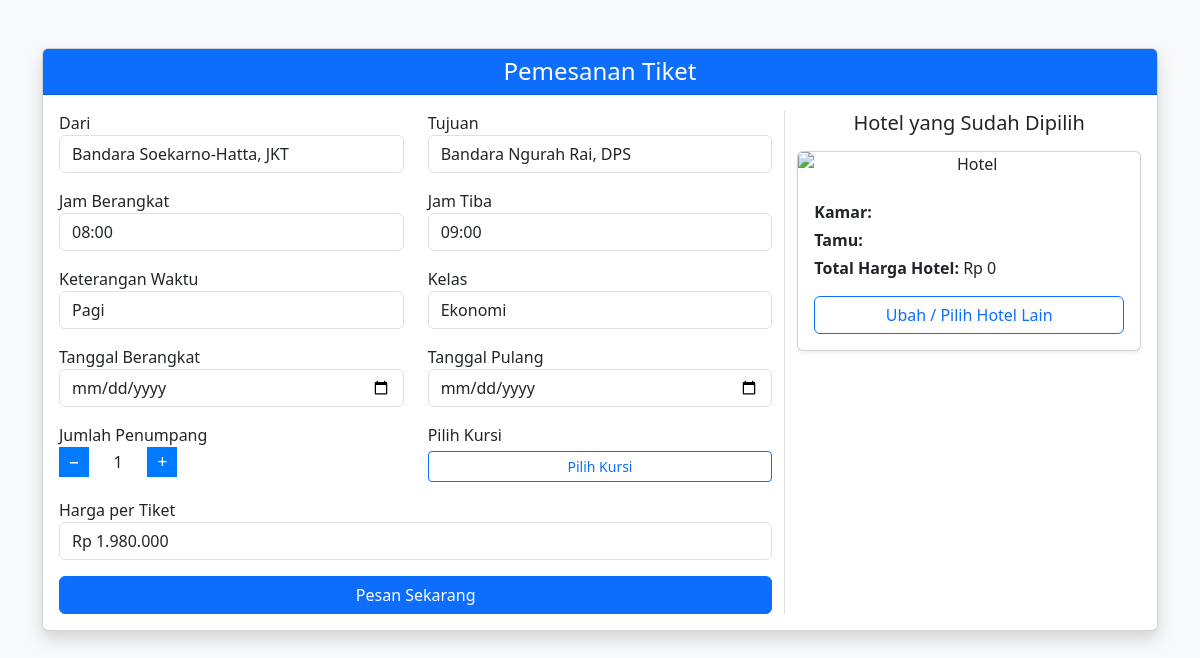
/sistem-garuda/umum/tiket.php?kode=GA224433, run on the app's committed database.
### tables this page shows
CREATE TABLE `list_tiket` (
  `id` int(11) NOT NULL,
  `kode` varchar(20) DEFAULT NULL,
  `asal` varchar(100) DEFAULT NULL,
  `tujuan` varchar(100) DEFAULT NULL,
  `jam_berangkat` time DEFAULT NULL,
  `jam_tiba` time DEFAULT NULL,
  `harga` int(11) DEFAULT NULL,
  `keterangan_waktu` varchar(50) DEFAULT NULL,
  `kelas` varchar(50) DEFAULT NULL,
  `kode_promo` varchar(100) DEFAULT NULL,
  `jumlah_kursi` int(11) DEFAULT 20
);

CREATE TABLE `promo` (
  `id` int(11) NOT NULL,
  `kode` varchar(100) NOT NULL,
  `diskon_persen` int(11) NOT NULL
);

CREATE TABLE `pemesanan` (
  `id` int(11) NOT NULL,
  `kode_tiket` varchar(100) NOT NULL,
  `kode_hotel` varchar(100) DEFAULT NULL,
  `id_tiket` int(11) NOT NULL,
  `asal` varchar(100) DEFAULT NULL,
  `tujuan` varchar(100) DEFAULT NULL,
  `tanggal_berangkat` date DEFAULT NULL,
  `tanggal_pulang` date DEFAULT NULL,
  `kelas` varchar(50) DEFAULT NULL,
  `kursi` varchar(100) DEFAULT NULL,
  `jumlah_penumpang` int(11) DEFAULT NULL,
  `harga` int(11) DEFAULT NULL,
  `nama_hotel` varchar(100) DEFAULT NULL,
  `nama_kamar` varchar(100) DEFAULT NULL,
  `jumlah_tamu` int(11) DEFAULT NULL,
  `harga_hotel` int(11) DEFAULT NULL,
  `created_at` timestamp NOT NULL DEFAULT current_timestamp(),
  `jam_keberangkatan` varchar(20) DEFAULT NULL,
  `jam_tiba` varchar(20) DEFAULT NULL
);

### sistem-garuda/umum/tiket.php (the view, shortened to what this page needs)
<?php
$koneksi = new mysqli("localhost", "root", "", "sistem_garuda");
if (isset($_GET['kode'])) {
    $kode = $_GET['kode'];
} elseif (isset($_SESSION['kode_tiket'])) {
    $kode = $_SESSION['kode_tiket'];
} else {
    die("ID tiket tidak ditemukan di URL atau session.");
}
$stmt = $koneksi->prepare("
  SELECT l.*, p.diskon_persen
  FROM list_tiket l
  LEFT JOIN promo p ON l.kode_promo = p.kode
  WHERE l.kode = ?
");
$stmt->bind_param("s", $kode);
$stmt->execute();
$result = $stmt->get_result();
$tiket = $result->fetch_assoc();
$hargaPromo = isset($tiket['diskon_persen']) && is_numeric($tiket['diskon_persen'])
    ? $tiket['harga'] - ($tiket['harga'] * $tiket['diskon_persen'] / 100)
    : null;
$hotelData = null;
if (!isset($_SESSION['hotel_selected'])) {
    $q2 = $koneksi->prepare("SELECT nama_hotel, nama_kamar, jumlah_tamu, harga_hotel FROM pemesanan WHERE kode_tiket = ?");
    $q2->bind_param("s", $kode);
    $q2->execute();
    $res2 = $q2->get_result();
    if ($res2 && $res2->num_rows) {
        $hotelData = $res2->fetch_assoc();
    }
}
?>
<!DOCTYPE html>
<html lang="id">
<head>
  <link href="https://cdn.jsdelivr.net/npm/bootstrap@5.3.3/dist/css/bootstrap.min.css" rel="stylesheet">
</head>
<body class="bg-light">
<div class="container my-5">
  <div class="card shadow">
    <div class="card-header bg-primary text-white text-center">
      <h4 class="mb-0">Pemesanan Tiket</h4>
    </div>
    <div class="card-body">
      <div class="row">
        <div class="col-md-8">
          <form id="formTiket">
            <div class="row mb-3">
              <div class="col-md-6">
                <label>Dari</label>
                <input type="text" class="form-control" value="<?= htmlspecialchars($tiket['asal']) ?>" readonly>
              </div>
              <div class="col-md-6">
                <label>Tujuan</label>
                <input type="text" class="form-control" value="<?= htmlspecialchars($tiket['tujuan']) ?>" readonly>
              </div>
            </div>
            <div class="row mb-3">
              <div class="col-md-6">
                <label>Jam Berangkat</label>
                <input type="text" class="form-control" value="<?= substr($tiket['jam_berangkat'], 0, 5) ?>" readonly>
              </div>
              <div class="col-md-6">
                <label>Jam Tiba</label>
                <input type="text" class="form-control" value="<?= substr($tiket['jam_tiba'], 0, 5) ?>" readonly>
              </div>
            </div>
            <div class="row mb-3">
              <div class="col-md-6">
                <label>Keterangan Waktu</label>
                <input type="text" class="form-control" value="<?= htmlspecialchars($tiket['keterangan_waktu']) ?>" readonly>
              </div>
              <div class="col-md-6">
                <label>Kelas</label>
                <input type="text" class="form-control" value="<?= htmlspecialchars($tiket['kelas']) ?>" readonly>
              </div>
            </div>
            <div class="row mb-3">
              <div class="col-md-6">
                <label>Tanggal Berangkat</label>
                <input type="date" class="form-control" id="tanggal_berangkat" min="<?= date('Y-m-d') ?>" required>
              </div>
              <div class="col-md-6">
                <label>Tanggal Pulang</label>
                <input type="date" class="form-control" id="tanggal_pulang" min="<?= date('Y-m-d') ?>">
              </div>
            </div>
            <div class="row mb-3">
              <div class="col-md-6">
                <label>Jumlah Penumpang</label>
                <div class="counter">
                  <button type="button" onclick="ubahJumlah(-1)">−</button>
                  <span id="jumlahPenumpang">1</span>
                  <button type="button" onclick="ubahJumlah(1)">+</button>
                </div>
              </div>
              <div class="col-md-6">
                <label>Pilih Kursi</label>
                <button type="button" class="btn btn-outline-primary btn-sm w-100 mt-1" onclick="toggleKursi()">Pilih Kursi</button>
              </div>
            </div>
            <div class="mb-3">
              <label>Harga per Tiket</label>
              <input type="text" class="form-control" value="Rp <?= number_format($hargaPromo ?? $tiket['harga'], 0, ',', '.') ?>" readonly>
            </div>
            <button type="submit" class="btn btn-primary w-100">Pesan Sekarang</button>
          </form>
        </div>
        <div class="col-md-4 border-start mt-4 mt-md-0">
          <div class="text-center">
            <?php if ($hotelData && isset($_SESSION['hotel_selected'])): ?>
              <h5 class="mb-3">Hotel yang Sudah Dipilih</h5>
              <div class="card shadow-sm">
                <img src="../super_admin/gambar_<?= strtolower($hotelData['nama_hotel']) ?>/default.jpg" class="card-img-top" alt="Hotel <?= $hotelData['nama_hotel'] ?>">
                <div class="card-body text-start">
                  <p class="mb-1"><strong>Kamar:</strong> <?= htmlspecialchars($hotelData['nama_kamar']) ?></p>
                  <p class="mb-1"><strong>Tamu:</strong> <?= $hotelData['jumlah_tamu'] ?></p>
                  <p class="mb-2"><strong>Total Harga Hotel:</strong> Rp <?= number_format($hotelData['harga_hotel'], 0, ',', '.') ?></p>
                  <a href="hotel.php" class="btn btn-outline-primary mt-2 w-100">Ubah / Pilih Hotel Lain</a>
                </div>
              </div>
            <?php endif; ?>
          </div>
        </div>
      </div>
    </div>
  </div>
</div>
</body>
</html>

### sistem-garuda/umum/tiket.php (style rules this page uses)
.counter button { width: 30px; height: 30px; font-size: 18px; border: none; background: #007bff; color: white; }
.counter span { margin: 0 10px; width: 30px; display: inline-block; text-align: center; }

### data on the page
list_tiket: asal "Bandara Soekarno-Hatta, JKT", tujuan "Bandara Ngurah Rai, DPS", jam_berangkat "08:00", jam_tiba "09:00", keterangan_waktu "Pagi", kelas "Ekonomi", harga.diskon_persen "Rp 1.980.000"
pemesanan: harga_hotel "0"
